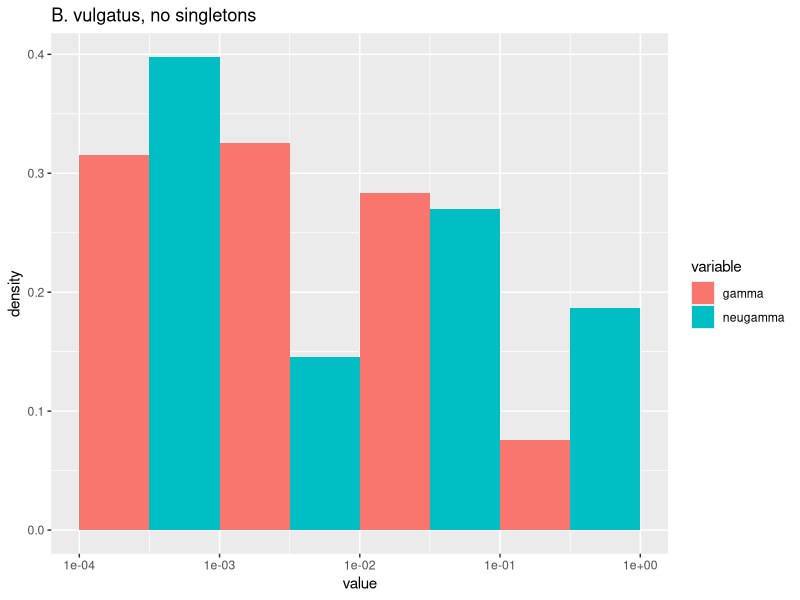
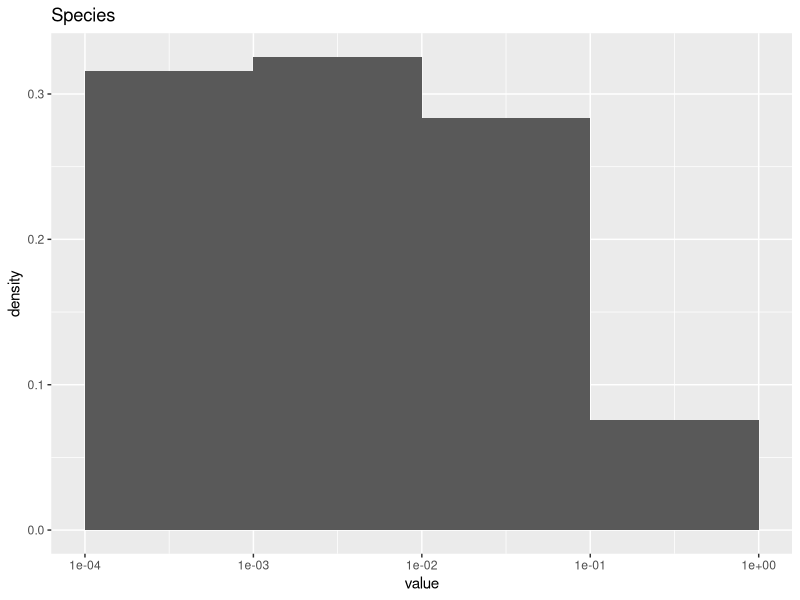
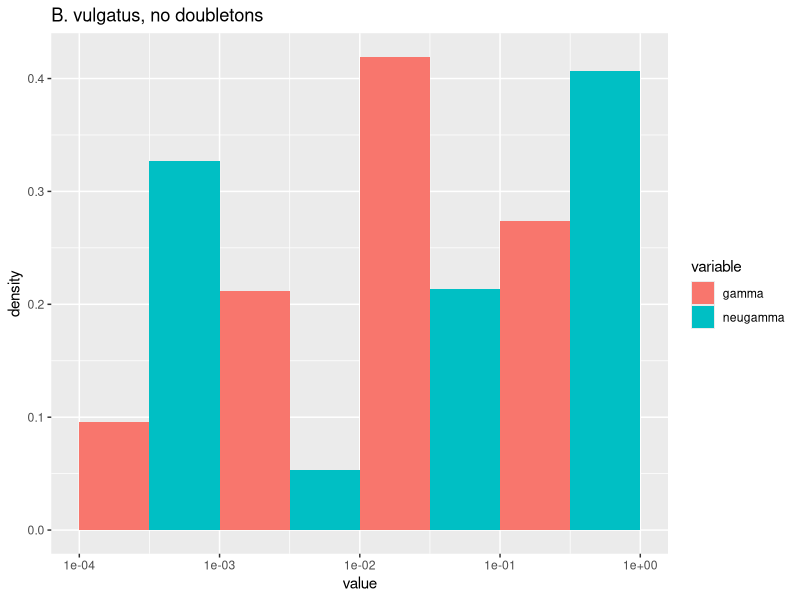
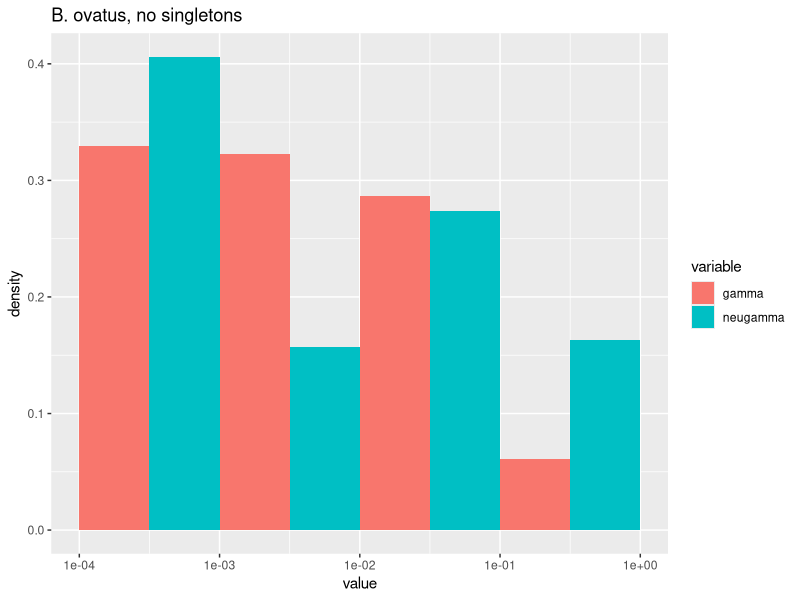
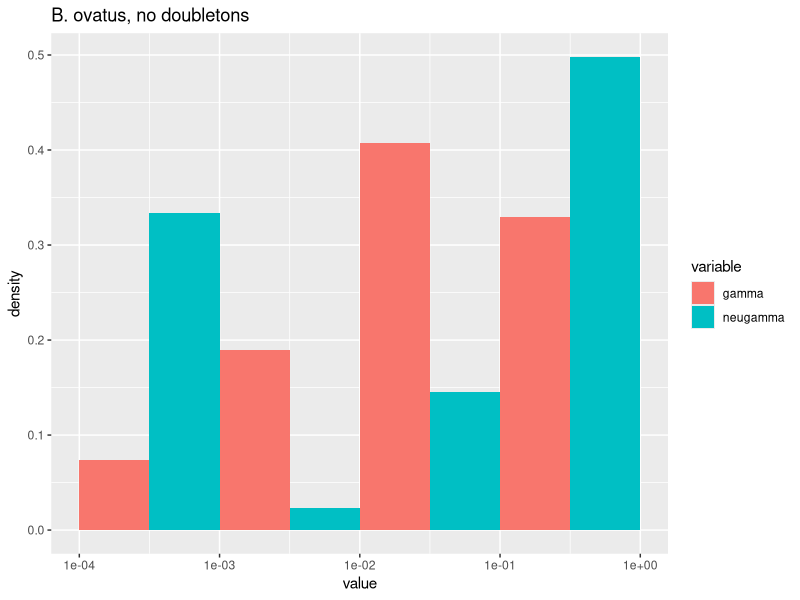
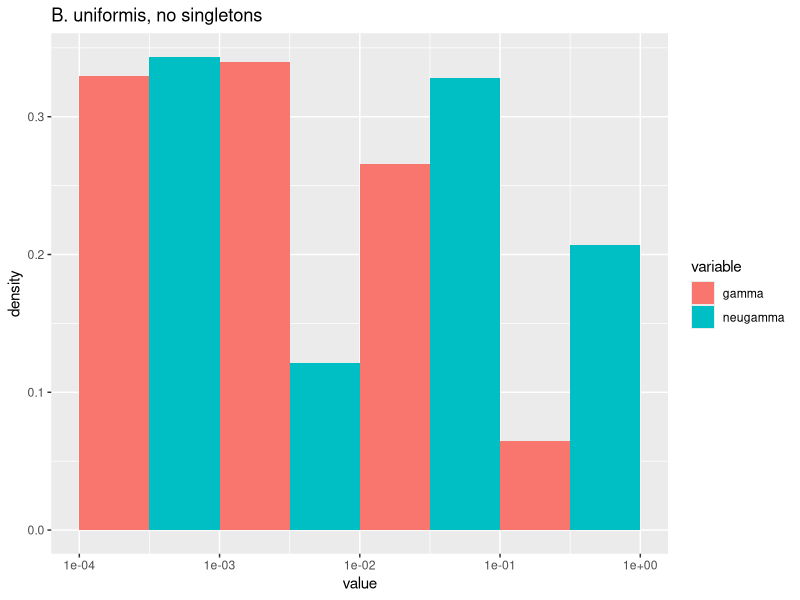
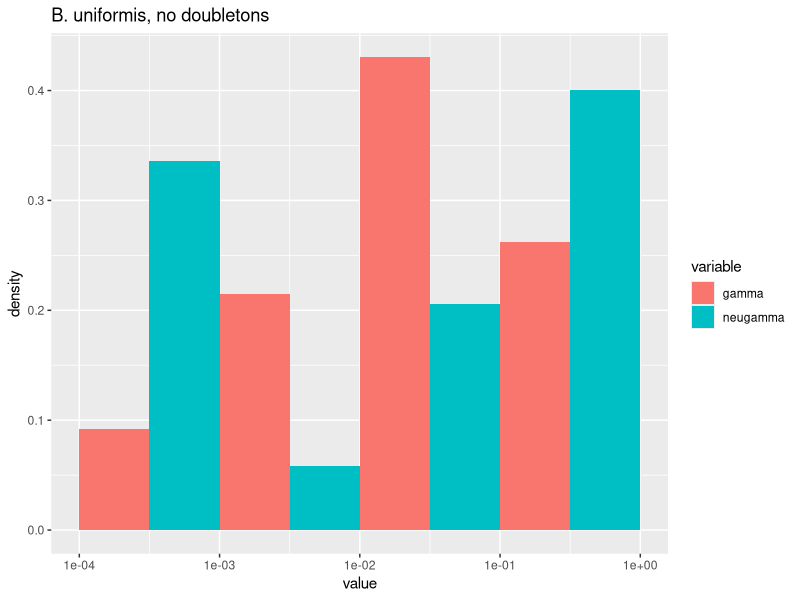
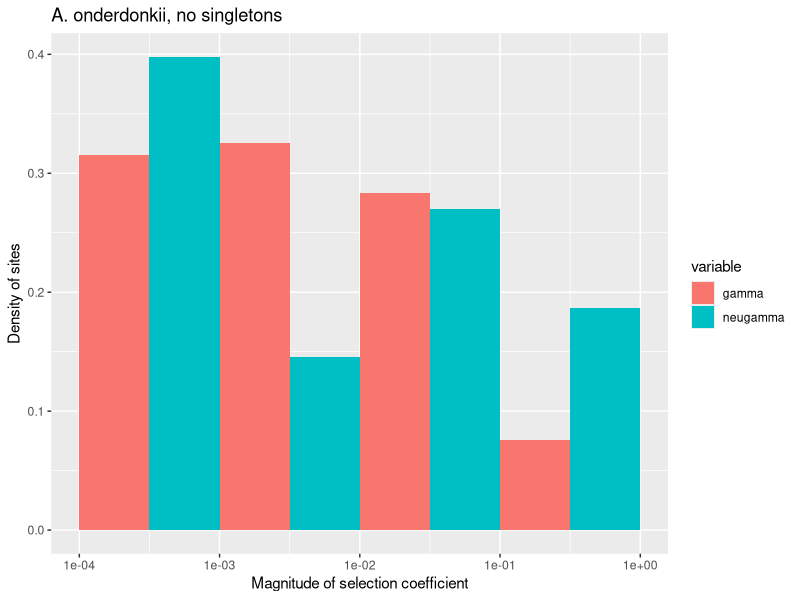

Reproduce these figures in R, in order.
# DFE_visual_comparison.R
# Author: Jonathan Mah
# Date: 20210316
# This script is used to visually compare different DFE's.

library(ggplot2)
library(reshape2)

set.seed(1)

# B_vulgatus

b_vulgatus_gamma_no_s_shape = 0.0280127
b_vulgatus_gamma_no_s_scale = 0.1547839

b_vulgatus_gamma_no_s_dist = rgamma(10000, shape=b_vulgatus_gamma_no_s_shape, scale=b_vulgatus_gamma_no_s_scale)

b_vulgatus_neugamma_no_s_shape = 0.3280127
b_vulgatus_neugamma_no_s_scale = 0.2547839

b_vulgatus_neugamma_no_s_dist = rgamma(10000, shape=b_vulgatus_neugamma_no_s_shape, scale=b_vulgatus_neugamma_no_s_scale)

b_vulgatus_neugamma_no_s_dist[1:3000] = 0.0002

b_vulgatus_no_s_df = data.frame(gamma=b_vulgatus_gamma_no_s_dist,
                                neugamma=b_vulgatus_neugamma_no_s_dist)

ggplot(melt(b_vulgatus_no_s_df), aes(x=value, y=..density.., fill = variable)) + 
  geom_histogram(position = "dodge",
                 breaks=c(0.0001, 0.001, 0.01, 0.1, 1)) +
  scale_x_log10() +
  ggtitle('B. vulgatus, no singletons')

ggplot(melt(b_vulgatus_gamma_no_s_dist), aes(x=value, y=..density..)) +
  geom_histogram(position='dodge',
                 breaks=c(0.0001, 0.001,  0.01, 0.1, 1)) +
  scale_x_log10() +
  ggtitle('Species')

b_vulgatus_gamma_no_d_shape = 0.3562186
b_vulgatus_gamma_no_d_scale = 0.2356798

b_vulgatus_gamma_no_d_dist = rgamma(10000, shape=b_vulgatus_gamma_no_d_shape, scale=b_vulgatus_gamma_no_d_scale)

b_vulgatus_neugamma_no_d_shape = 0.6357227
b_vulgatus_neugamma_no_d_scale = 0.4673892

b_vulgatus_neugamma_no_d_dist = rgamma(10000, shape=b_vulgatus_neugamma_no_d_shape, scale=b_vulgatus_neugamma_no_d_scale)

b_vulgatus_neugamma_no_d_dist[1:3000] = 0.0002

b_vulgatus_no_d_df = data.frame(gamma=b_vulgatus_gamma_no_d_dist,
                                neugamma=b_vulgatus_neugamma_no_d_dist)

ggplot(melt(b_vulgatus_no_d_df), aes(x=value, y=..density.., fill = variable)) + 
  geom_histogram(position = "dodge",
                 breaks=c(0.0001, 0.001, 0.01, 0.1, 1)) +
  scale_x_log10() +
  ggtitle('B. vulgatus, no doubletons')

# B_ovatus

b_ovatus_gamma_no_s_shape = 0.0253678
b_ovatus_gamma_no_s_scale = 0.1463287

b_ovatus_gamma_no_s_dist = rgamma(10000, shape=b_ovatus_gamma_no_s_shape, scale=b_ovatus_gamma_no_s_scale)

b_ovatus_neugamma_no_s_shape = 0.3063287
b_ovatus_neugamma_no_s_scale = 0.2239760

b_ovatus_neugamma_no_s_dist = rgamma(10000, shape=b_ovatus_neugamma_no_s_shape, scale=b_ovatus_neugamma_no_s_scale)

b_ovatus_neugamma_no_s_dist[1:3000] = 0.0002

b_ovatus_no_s_df = data.frame(gamma=b_ovatus_gamma_no_s_dist,
                                neugamma=b_ovatus_neugamma_no_s_dist)

ggplot(melt(b_ovatus_no_s_df), aes(x=value, y=..density.., fill = variable)) + 
  geom_histogram(position = "dodge",
                 breaks=c(0.0001, 0.001, 0.01, 0.1, 1)) +
  scale_x_log10() +
  ggtitle('B. ovatus, no singletons')

b_ovatus_gamma_no_d_shape = 0.3961328
b_ovatus_gamma_no_d_scale = 0.2673281

b_ovatus_gamma_no_d_dist = rgamma(10000, shape=b_ovatus_gamma_no_d_shape, scale=b_ovatus_gamma_no_d_scale)

b_ovatus_neugamma_no_d_shape = 0.8367219
b_ovatus_neugamma_no_d_scale = 0.56783939

b_ovatus_neugamma_no_d_dist = rgamma(10000, shape=b_ovatus_neugamma_no_d_shape, scale=b_ovatus_neugamma_no_d_scale)

b_ovatus_neugamma_no_d_dist[1:3000] = 0.0002

b_ovatus_no_d_df = data.frame(gamma=b_ovatus_gamma_no_d_dist,
                                neugamma=b_ovatus_neugamma_no_d_dist)

ggplot(melt(b_ovatus_no_d_df), aes(x=value, y=..density.., fill = variable)) + 
  geom_histogram(position = "dodge",
                 breaks=c(0.0001, 0.001, 0.01, 0.1, 1)) +
  scale_x_log10() +
  ggtitle('B. ovatus, no doubletons')

# B_uniformis

b_uniformis_gamma_no_s_shape = 0.0237283
b_uniformis_gamma_no_s_scale = 0.1453879

b_uniformis_gamma_no_s_dist = rgamma(10000, shape=b_uniformis_gamma_no_s_shape, scale=b_uniformis_gamma_no_s_scale)

b_uniformis_neugamma_no_s_shape = 0.5361287
b_uniformis_neugamma_no_s_scale = 0.1643872

b_uniformis_neugamma_no_s_dist = rgamma(10000, shape=b_uniformis_neugamma_no_s_shape, scale=b_uniformis_neugamma_no_s_scale)

b_uniformis_neugamma_no_s_dist[1:3000] = 0.0002

b_uniformis_no_s_df = data.frame(gamma=b_uniformis_gamma_no_s_dist,
                                 neugamma=b_uniformis_neugamma_no_s_dist)

ggplot(melt(b_uniformis_no_s_df), aes(x=value, y=..density.., fill = variable)) + 
  geom_histogram(position = "dodge",
                 breaks=c(0.0001, 0.001, 0.01, 0.1, 1)) +
  scale_x_log10() +
  ggtitle('B. uniformis, no singletons')

b_uniformis_gamma_no_d_shape = 0.3863287
b_uniformis_gamma_no_d_scale = 0.2036871

b_uniformis_gamma_no_d_dist = rgamma(10000, shape=b_uniformis_gamma_no_d_shape, scale=b_uniformis_gamma_no_d_scale)

b_uniformis_neugamma_no_d_shape = 0.5849327
b_uniformis_neugamma_no_d_scale = 0.5789321

b_uniformis_neugamma_no_d_dist = rgamma(10000, shape=b_uniformis_neugamma_no_d_shape, scale=b_uniformis_neugamma_no_d_scale)

b_uniformis_neugamma_no_d_dist[1:3000] = 0.0002

b_uniformis_no_d_df = data.frame(gamma=b_uniformis_gamma_no_d_dist,
                                neugamma=b_uniformis_neugamma_no_d_dist)

ggplot(melt(b_uniformis_no_d_df), aes(x=value, y=..density.., fill = variable)) + 
  geom_histogram(position = "dodge",
                 breaks=c(0.0001, 0.001, 0.01, 0.1, 1)) +
  scale_x_log10() +
  ggtitle('B. uniformis, no doubletons')


# 

ggplot(melt(b_vulgatus_no_s_df), aes(x=value, y=..density.., fill = variable)) + 
  geom_histogram(position = "dodge",
                 breaks=c(0.0001, 0.001, 0.01, 0.1, 1)) +
  scale_x_log10() +
  xlab('Magnitude of selection coefficient') +
  ylab('Density of sites') +
  ggtitle('A. onderdonkii, no singletons')

ggplot(melt(b_ovatus_no_s_df), aes(x=value, y=..density.., fill = variable)) + 
  geom_histogram(position = "dodge",
                 breaks=c(0.0001, 0.001, 0.01, 0.1, 1)) +
  scale_x_log10() +
  xlab('Magnitude of selection coefficient') +
  ylab('Density of sites') +
  ggtitle('B. thetaiotaomicron, no singletons')

ggplot(melt(b_uniformis_no_s_df), aes(x=value, y=..density.., fill = variable)) + 
  geom_histogram(position = "dodge",
                 breaks=c(0.0001, 0.001, 0.01, 0.1, 1)) +
  scale_x_log10() +
  xlab('Magnitude of selection coefficient') +
  ylab('Density of sites') +
  ggtitle('P. distasonis, no singletons')

ggplotColours <- function(n = 6, h = c(0, 360) + 15){
  if ((diff(h) %% 360) < 1) h[2] <- h[2] - 360/n
  hcl(h = (seq(h[1], h[2], length = n)), c = 100, l = 65)
}

gamma_dfe_data = data.frame(b_vulgatus_gamma_no_s_dist,
                            b_ovatus_gamma_no_s_dist,
                            b_uniformis_gamma_no_s_dist)
colnames(gamma_dfe_data) = c('A. onderdonkii', 'B. thetaiotaomicron', 'P. distasonis')

ggplot(melt(gamma_dfe_data), aes(x=value, y=..density.., fill=variable)) + 
  geom_histogram(position='dodge',
                 breaks=c(0.0001, 0.001, 0.01, 0.1, 1)) +
  scale_x_log10() +
  xlab('Magnitude of selection coefficient') +
  ylab('Density of sites') +
  ggtitle('Gamma-distributed DFE, no singletons')

neugamma_dfe_data = data.frame(b_vulgatus_neugamma_no_s_dist,
                               b_ovatus_neugamma_no_s_dist,
                               b_uniformis_neugamma_no_s_dist)
colnames(neugamma_dfe_data) = c('A. onderdonkii', 'B. thetaiotaomicron', 'P. distasonis')

ggplot(melt(neugamma_dfe_data), aes(x=value, y=..density.., fill=variable)) + 
  geom_histogram(position='dodge',
                 breaks=c(0.0001, 0.001, 0.01, 0.1, 1)) +
  scale_x_log10() +
  xlab('Magnitude of selection coefficient') +
  ylab('Density of sites') +
  ggtitle('Neutral + Gamma-distributed DFE, no singletons')

# A. finegoldii

a_finegoldii_gamma_no_s_shape = 0.0273179
a_finegoldii_gamma_no_s_scale = 0.1723789

a_finegoldii_gamma_no_s_dist = rgamma(10000, shape=a_finegoldii_gamma_no_s_shape, scale=a_finegoldii_gamma_no_s_scale)

# A. onderdonkii
# A. muciniphila

a_muciniphila_gamma_no_s_shape = 0.0258129
a_muciniphila_gamma_no_s_scale = 0.1487210

a_muciniphila_gamma_no_s_dist = rgamma(10000, shape=a_muciniphila_gamma_no_s_shape, scale=a_muciniphila_gamma_no_s_scale)

# B. bacterium

b_bacterium_gamma_no_s_shape = 0.0317382
b_bacterium_gamma_no_s_scale = 0.1712389

b_bacterium_gamma_no_s_dist = rgamma(10000, shape=b_bacterium_gamma_no_s_shape, scale=b_bacterium_gamma_no_s_scale)

# B. intestinihominis

b_intestinihominis_gamma_no_s_shape = 0.0247721
b_intestinihominis_gamma_no_s_scale = 0.1932167

b_intestinihominis_gamma_no_s_dist = rgamma(10000, shape=b_intestinihominis_gamma_no_s_shape, scale=b_intestinihominis_gamma_no_s_scale)

# B. thetaiotaomicron
# P. distasonis
# P. merdae

p_merdae_gamma_no_s_shape = 0.0222617
p_merdae_gamma_no_s_scale = 0.2183712

p_merdae_gamma_no_s_dist = rgamma(10000, shape=p_merdae_gamma_no_s_shape, scale=p_merdae_gamma_no_s_scale)

# P. sp

p_sp_gamma_no_s_shape = 0.0237321
p_sp_gamma_no_s_scale = 0.1551782

p_sp_gamma_no_s_dist = rgamma(10000, shape=p_sp_gamma_no_s_shape, scale=p_sp_gamma_no_s_scale)


gamma_dfe_data = data.frame(a_finegoldii_gamma_no_s_dist, b_vulgatus_gamma_no_s_dist, a_muciniphila_gamma_no_s_dist, 
                            b_bacterium_gamma_no_s_dist, b_intestinihominis_gamma_no_s_dist, b_ovatus_gamma_no_s_dist,
                            b_uniformis_gamma_no_s_dist, p_merdae_gamma_no_s_dist, p_sp_gamma_no_s_dist)
colnames(gamma_dfe_data) = c('A. finegoldii', 'A. onderdonkii', 'A. muciniphila', 
                             'B. bacterium', 'B. intestinihominis', 'B. thetaiotaomicron', 
                             'P. distasonis', 'P. merdae', 'P. sp')

ggplot(melt(gamma_dfe_data), aes(x=value, y=..density.., fill=variable)) + 
  geom_histogram(position='dodge',
                 breaks=c(0.0001, 0.001, 0.01, 0.1, 1)) +
  scale_x_log10() +
  xlab('Magnitude of selection coefficient') +
  ylab('Density of sites') +
  geom_vline(xintercept=1e-03) +
  geom_vline(xintercept=1e-02) +
  geom_vline(xintercept=1e-01) +
  ggtitle('Gamma-distributed DFE, no singletons')


